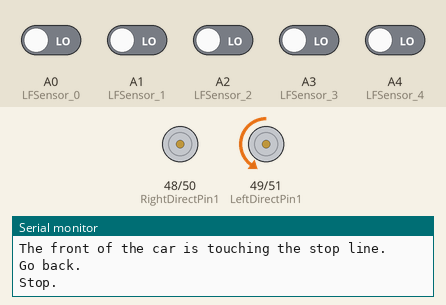
Simulated run of this sketch. Board: Arduino Mega 2560, built with avr-gcc and run on an emulated ATmega2560. Parts: motor-driver pin pairs drawn as motors (green arrow = first pin HIGH = forward, orange = second pin HIGH = backward, longer = more drive, scaled by the enable pin), the last lines printed to the serial monitor. The inputs (shaded band) are chosen by the test bench; at power-on: A0 (LFSensor_0), A1 (LFSensor_1), A2 (LFSensor_2), A3 (LFSensor_3), A4 (LFSensor_4) LOW.

Above: at 1.2 s.
1.3 s: A0 (LFSensor_0) driven HIGH
At 1.5 s:
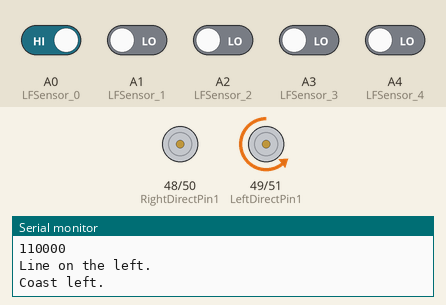
4.3 s: A0 (LFSensor_0) driven LOW
At 4.86 s:
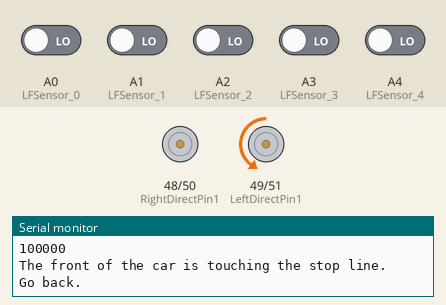
7.3 s: A3 (LFSensor_3) driven HIGH
At 7.58 s:
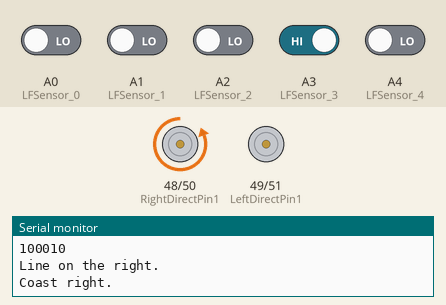
10.3 s: A1 (LFSensor_1) driven HIGH
At 11.4 s:
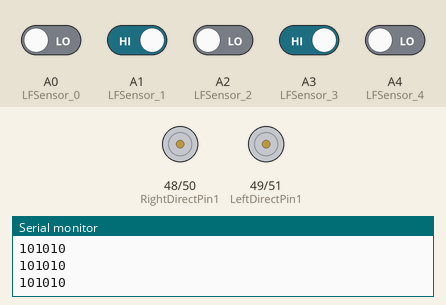
11.8 s: A1 (LFSensor_1) driven LOW
At 12.04 s:
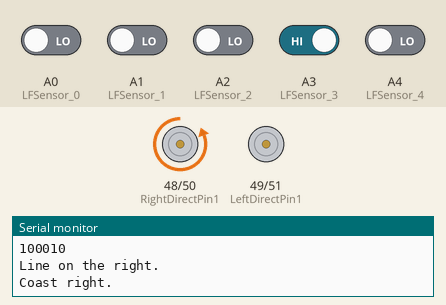
14.8 s: A3 (LFSensor_3) driven LOW
At 15.02 s:
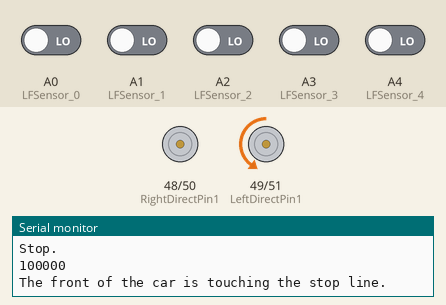
Timing chart, 0 to 17.8 s (numbered marks = the images above; inputs shaded):
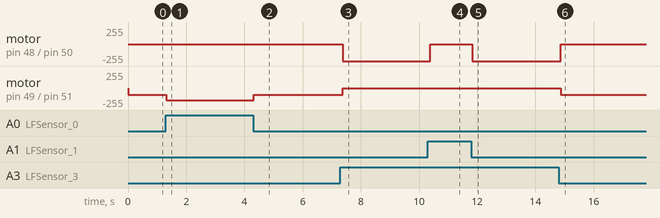

Measured:
- after the input at 1.3 s, motor on pin 49 (LeftDirectPin1) / pin 51 (LeftDirectPin2): backward 100/255 → backward 180/255 at once
- after the input at 4.3 s, motor on pin 49 (LeftDirectPin1) / pin 51 (LeftDirectPin2): backward 180/255 → backward 100/255 at once
- after the input at 7.3 s, motor on pin 48 (RightDirectPin1) / pin 50 (RightDirectPin2): stopped → backward 255/255 after 0.08 s; motor on pin 49 (LeftDirectPin1) / pin 51 (LeftDirectPin2): backward 100/255 → stopped after 0.08 s
- after the input at 10.3 s, motor on pin 48 (RightDirectPin1) / pin 50 (RightDirectPin2): backward 255/255 → stopped after 0.09 s
- after the input at 11.8 s, motor on pin 48 (RightDirectPin1) / pin 50 (RightDirectPin2): stopped → backward 255/255 at once
- after the input at 14.8 s, motor on pin 48 (RightDirectPin1) / pin 50 (RightDirectPin2): backward 255/255 → stopped after 0.07 s; motor on pin 49 (LeftDirectPin1) / pin 51 (LeftDirectPin2): stopped → backward 100/255 after 0.07 s

The sketch:

U5-4controlledturningandstoppingWITHOMNISV2.ino
```cpp
// (licence header left out)
/*Declare L298N Dual H-Bridge Motor Controller directly since there is not a library to load.*/
//Define L298N Dual H-Bridge Motor Controller Pins
#define speedPinR 46 // RIGHT PWM pin connect MODEL-X ENA, was 9
#define RightDirectPin1 48
#define RightDirectPin2 50
#define speedPinL 47 // Left PWM pin connect MODEL-X ENB, was 6
#define LeftDirectPin1 49
#define LeftDirectPin2 51 //Left Motor direction pin 1 to MODEL-X IN4, was 8
//
//#define speedPinR 9    //  RIGHT PWM pin connect MODEL-X ENA
//#define RightDirectPin1  12    //Right Motor direction pin 1 to MODEL-X IN1
//#define RightDirectPin2  11    //Right Motor direction pin 2 to MODEL-X IN2
//#define speedPinL 6    // Left PWM pin connect MODEL-X ENB
//#define LeftDirectPin1  7    //Left Motor direction pin 1 to MODEL-X IN3
//#define LeftDirectPin2  8   //Left Motor direction pin 1 to MODEL-X IN4

/*From left to right, connect to D3,A1-A3 ,D10*/
#define LFSensor_0 A0
#define LFSensor_1 A1
#define LFSensor_2 A2
#define LFSensor_3 A3
#define LFSensor_4 A4

#define SPEED   180 //motor in   speed

 char sensor[5];
 /*read sensor value string, 1 stands for black, 0 starnds for white, i.e 10000 means the first sensor(from left) detect black line, other 4 sensors detected white ground */
String read_sensor_values()
{   int sensorvalue=32;
  sensor[0]= digitalRead(LFSensor_0);

  sensor[1]=digitalRead(LFSensor_1);

  sensor[2]=digitalRead(LFSensor_2);

  sensor[3]=digitalRead(LFSensor_3);

  sensor[4]=digitalRead(LFSensor_4);
  sensorvalue +=sensor[0]*16+sensor[1]*8+sensor[2]*4+sensor[3]*2+sensor[4];

  String senstr= String(sensorvalue,BIN);
  Serial.println(senstr);
  return senstr.substring(1,6);
}

void stop_Idle() //Stop but coast
{
Serial.println ("stop_Idle");
analogWrite(speedPinL,0);
analogWrite(speedPinR,0);
Serial.println("Idle stop.");
}
void go_Advance(void)  //Forward
{
  digitalWrite(RightDirectPin1, HIGH);
  digitalWrite(RightDirectPin2,LOW);
  digitalWrite(LeftDirectPin1,HIGH);
  digitalWrite(LeftDirectPin2,LOW);
  Serial.println("Go advance.");
}
void go_Left(void)  //Turn left
{
  digitalWrite(RightDirectPin1, HIGH);
  digitalWrite(RightDirectPin2,LOW);
  digitalWrite(LeftDirectPin1,LOW);
  digitalWrite(LeftDirectPin2,HIGH);
  Serial.println("Go left.");
}

void go_Left_Coast(void)  //Turn left with coast
{
  digitalWrite(RightDirectPin1, LOW);  //disable front right wheel
  digitalWrite(RightDirectPin2,LOW);
  digitalWrite(LeftDirectPin1,LOW);
  digitalWrite(LeftDirectPin2,HIGH);
  Serial.println("Coast left.");
}


void go_Right(void)  //Turn right
{
  digitalWrite(RightDirectPin1, LOW);
  digitalWrite(RightDirectPin2,HIGH);
  digitalWrite(LeftDirectPin1,HIGH);
  digitalWrite(LeftDirectPin2,LOW);
  Serial.println("Go right.");
}

void go_Right_Coast(void)  //Turn right with coast
{
  digitalWrite(RightDirectPin1, LOW);
  digitalWrite(RightDirectPin2,HIGH);
  digitalWrite(LeftDirectPin1,LOW);  //disable front left wheel
  digitalWrite(LeftDirectPin2,LOW);
  Serial.println("Coast right.");
}


void go_Back(void)  //Reverse
{
  digitalWrite(RightDirectPin1, LOW);
  digitalWrite(RightDirectPin2,HIGH);
  digitalWrite(LeftDirectPin1,LOW);
  digitalWrite(LeftDirectPin2,HIGH);
  Serial.println("Go back.");
}
void stop_Stop()    //Stop
{
  digitalWrite(RightDirectPin1, LOW);
  digitalWrite(RightDirectPin2,LOW);
  digitalWrite(LeftDirectPin1,LOW);
  digitalWrite(LeftDirectPin2,LOW);
  Serial.println("Stop.");
}
/*set motor speed */
void set_Motorspeed(int speed_L,int speed_R)
{
  analogWrite(speedPinL,speed_L);
  analogWrite(speedPinR,speed_R);
}

void setup()
{
 pinMode(speedPinL,OUTPUT); //left motor PWM pin
 pinMode(speedPinR,OUTPUT); //rignt motor PWM  pin
 pinMode(RightDirectPin1,OUTPUT); //left motor direction pin1
 pinMode(RightDirectPin2,OUTPUT); //left motor direction pin2
 pinMode(LeftDirectPin1,OUTPUT); //right motor direction Pin 1
 pinMode(LeftDirectPin2,OUTPUT);  //right motor direction Pin 2

  /*line follow sensors */
 pinMode(LFSensor_0,INPUT);
 pinMode(LFSensor_1,INPUT);
 pinMode(LFSensor_2,INPUT);
 pinMode(LFSensor_3,INPUT);
 pinMode(LFSensor_4,INPUT);
 Serial.begin(9600);
}

void auto_tracking(){
 String sensorval= read_sensor_values();
 //Serial.println(sensorval);
 if (sensorval=="10100" or sensorval=="00100" or sensorval=="01100" or sensorval=="11100" or sensorval=="11000" or sensorval=="10000"  or sensorval=="01000")
 {
  Serial.println("Line on the left.");
  //The black line is in the left of the car, need  left turn
   // go_Left();  //Turn left
      go_Left_Coast();  //Turn left coast with omni wheels
    set_Motorspeed(0,SPEED);
    delay(200);
    stop_Stop();
    }

 if (sensorval=="00101" or sensorval=="00110" or sensorval=="00111" or sensorval=="00011" or sensorval=="00001"  or sensorval=="00010" ){ //The black line is  on the right of the car, need  right turn
    Serial.println("Line on the right.");
    //go_Right();  //Turn right
    go_Right_Coast(); // turn right coast with omni wheels
       set_Motorspeed(SPEED,0);
           delay(200);
    stop_Stop();
    }

 if (sensorval=="11111" or sensorval=="01111" or sensorval=="11110"){
      Serial.println("The front of the car is touching the stop line.");
     stop_Stop();   //The car front touch stop line, need stop
     set_Motorspeed(0,0);
    }
     if (sensorval=="00000" ){
      Serial.println("The front of the car is touching the stop line.");
     go_Back();   //The car front touch stop line, need stop
     set_Motorspeed(100,100);
     delay(100);
     stop_Stop();
    }
}

void loop(){

auto_tracking();
}
```
